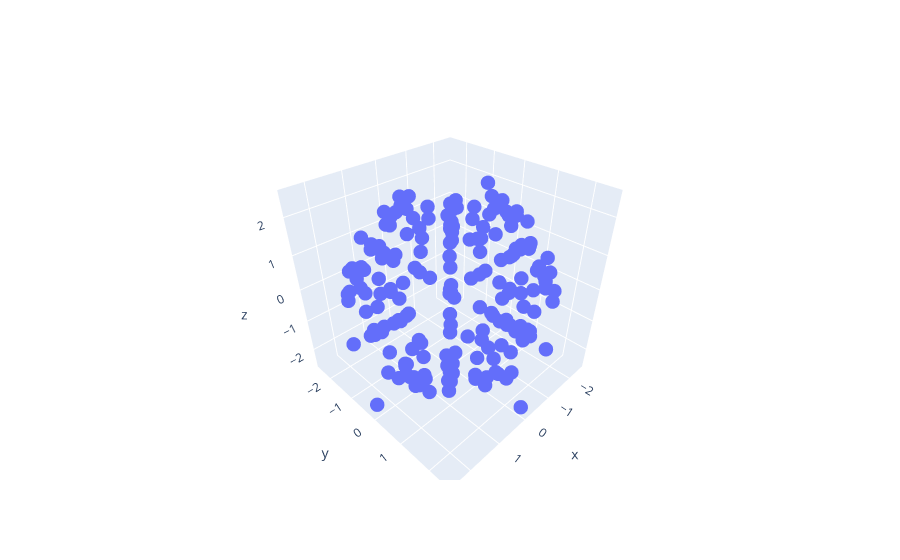

Notebook code for this chart:
### Markdown cell above
Quench し、表示する。

### Code cell
from graphenator.quench import quench_particles
import plotly.graph_objects as go

r_quenched = quench_particles(r, cell, pot, dpot)
x_quenched = r_quenched @ cell


# mode='makers'を指定しないと点の間に線が引かれる
fig = go.Figure(
    data=[
        # go.Scatter3d(
        #     x=x[:, 0],
        #     y=x[:, 1],
        #     z=x[:, 2],
        #     mode="markers",
        #     marker=dict(
        #         size=6,
        #         # color=point_sum,
        #         colorscale="Viridis",
        #         # symbol=result_symbol
        #     ),
        # ),
        go.Scatter3d(
            x=x_quenched[:, 0],
            y=x_quenched[:, 1],
            z=x_quenched[:, 2],
            mode="markers",
            marker=dict(
                size=5,
                # color=point_sum,
                colorscale="Viridis",
                # symbol=result_symbol
            ),
        ),
    ]
)
fig.show()

### Figure 1 — Plotly figure (JSON) as saved in the notebook; plotly's stock layout.template omitted (floating-point values rounded to 4 significant figures; data arrays with more than 128 entries replaced by an {"elided": "..."} marker saying what was removed)
{"data": [{"marker": {"colorscale": [[0, "#440154"], [0.1111, "#482878"], [0.2222, "#3e4989"], [0.3333, "#31688e"], [0.4444, "#26828e"], [0.5556, "#1f9e89"], [0.6667, "#35b779"], [0.7778, "#6ece58"], [0.8889, "#b5de2b"], [1, "#fde725"]], "size": 5}, "mode": "markers", "type": "scatter3d", "x": {"elided": "192 float values"}, "y": {"elided": "192 float values"}, "z": {"elided": "192 float values"}}], "layout": {}}
